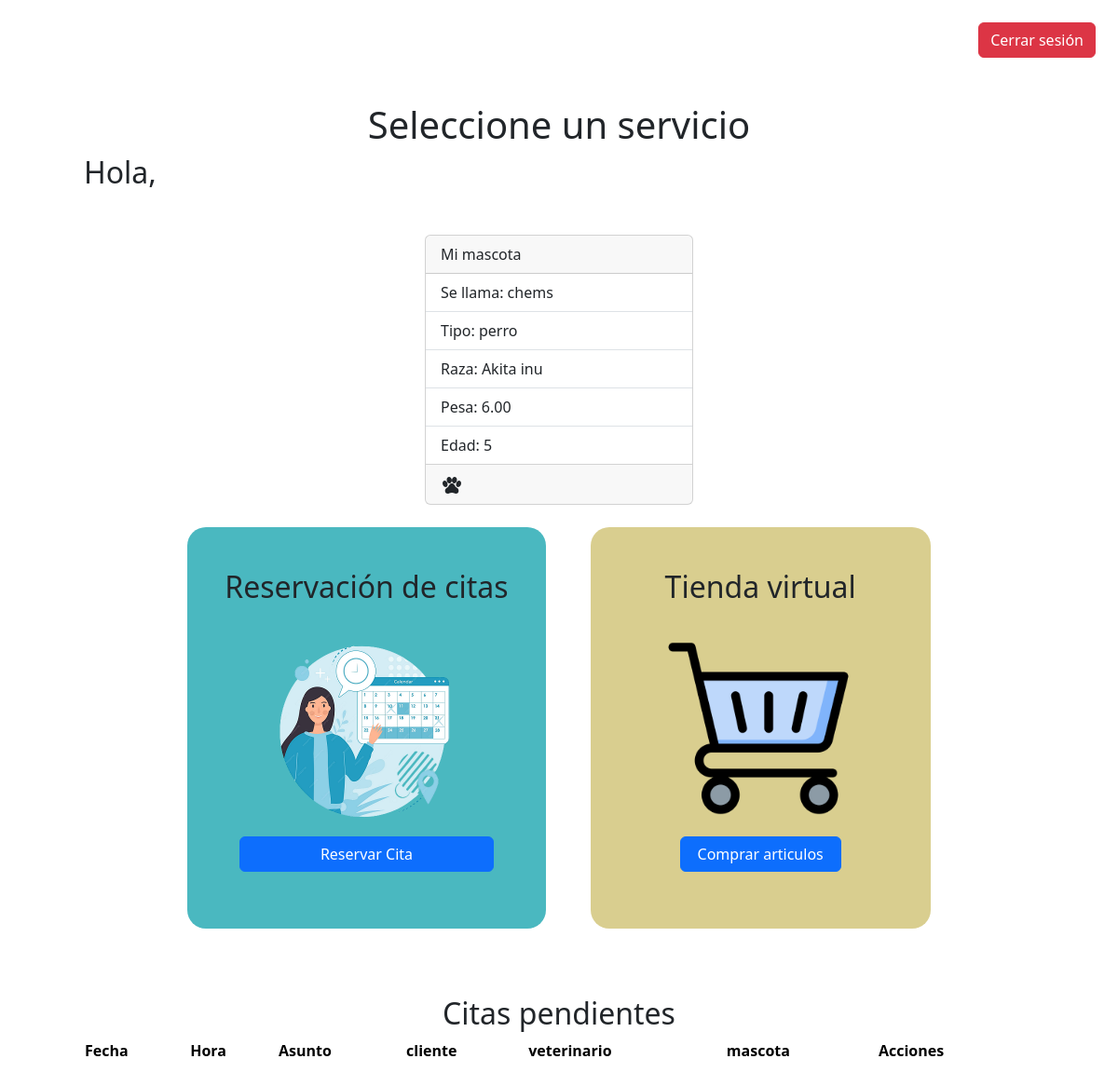
/bienvenido.php?id=1 (signed in), run on the app's committed database.
### tables this page shows
CREATE TABLE `mascota` (
  `id` int(8) NOT NULL,
  `id_cliente` int(8) NOT NULL,
  `nombre` varchar(255) NOT NULL,
  `edad` int(2) NOT NULL,
  `tipo` varchar(255) NOT NULL,
  `raza` varchar(100) NOT NULL,
  `peso` float(8,2) NOT NULL
);

### bienvenido.php (the view, shortened to what this page needs)
<?php
include("./config/bd.php");
$idUsuario = isset($_GET['id']) && is_numeric($_GET['id']) ? intval($_GET['id']) : 0;
$sql2 = "SELECT m.nombre as nom, m.tipo as tip, m.raza as raz, m.peso as pes, m.edad as eda
FROM mascota m
JOIN cliente c ON m.id_cliente = c.id
WHERE c.id = $idUsuario";
$resultado2= $conn->query($sql2);
?>
<!DOCTYPE html>
<html lang="en">
<head>
    <link rel="stylesheet" href="css/bienvenido.css">
    <link href="https://cdn.jsdelivr.net/npm/bootstrap@5.3.2/dist/css/bootstrap.min.css" rel="stylesheet">
    <link rel="stylesheet" href="https://cdn.datatables.net/1.13.6/css/jquery.dataTables.css" />
</head>
<body>
        <div class="m-4 d-flex justify-content-end">
            <a href="index.php" class="btn btn-danger">
                <i class="bi bi-power"></i> Cerrar sesión
            </a>
        </div>
    <div class="container">
        <div class="m-5">
            <h1><center>Seleccione un servicio</center></h1>
            <h2>Hola, <span id="nombreUsuario"></span></h2>
        </div>
        <div class="d-flex justify-content-center">
            <div class="card" style="width: 18rem;">
            <div class="card-header">
                Mi mascota
            </div>
                <ul class="list-group list-group-flush ">
                <?php foreach ($resultado2 as $result) : ?>
                <li class="list-group-item"><span>Se llama: </span><?php echo $result['nom']; ?></li>
                <li class="list-group-item"><span>Tipo: </span><?php echo $result['tip']; ?></li>
                <li class="list-group-item"><span>Raza: </span><?php echo $result['raz']; ?></li>
                <li class="list-group-item"><span>Pesa: </span><?php echo $result['pes']; ?></li>
                <li class="list-group-item"><span>Edad: </span><?php echo $result['eda']; ?></li>
                <?php endforeach; ?>
                </ul>
            <div class="card-footer">
            </div>
            </div>
        </div>
        <div class="principal">
            <div class="serv1 m-4">
                <h2><center>Reservación de citas</center></h2> <br>
                <img src="img/serv1.png" alt="servicio1" class="imgserv1" width="200px">
                <a name="" id="" class="btn btn-primary m-3 d-flex justify-content-center" href="reserva-cita.php?id=<?php echo $idUsuario ; ?>" role="button">Reservar Cita </a>
            </div>
            <div class="serv2 m-4">
                <h2><center>Tienda virtual</center></h2> <br>
                <img src="img/serv2.png" alt="servicio1" width="200px" >
                <a name="" id="" class="btn btn-primary m-3 d-flex justify-content-center " href="productos.php?id=<?php echo $idUsuario ; ?>" role="button">Comprar articulos </a>
            </div>
        </div>
        <div class="m-5">
            <h2><center>Citas pendientes</center></h2>
            <table id="tablaCitas" class="display table-primary" style="width:100%">
                <thead>
                    <tr class="table-primary">
                        <th class="table-primary">Fecha</th>
                        <th>Hora</th>
                        <th>Asunto</th>
                        <th>cliente</th>
                        <th>veterinario</th>
                        <th>mascota</th>
                        <th>Acciones</th>
                    </tr>
                </thead>
                </table>
            </div>
            <br>
            <br>
            <br>
        </div>
</body>
</html>

### css/bienvenido.css (style rules this page uses)
.serv1 { background-color: rgba(34, 168, 178, 0.816); padding: 45px 40px; border-radius: 20px; }
.serv2 { background-color: rgba(200, 184, 92, 0.682); padding: 45px 80px; border-radius: 20px; }
.principal { display: flex; justify-content: center; flex-wrap: wrap; }
.imgserv1 { margin-left: 50px; }

### data on the page
mascota: nombre "chems", tipo "perro", raza "Akita inu", peso "6.00", edad "5"
